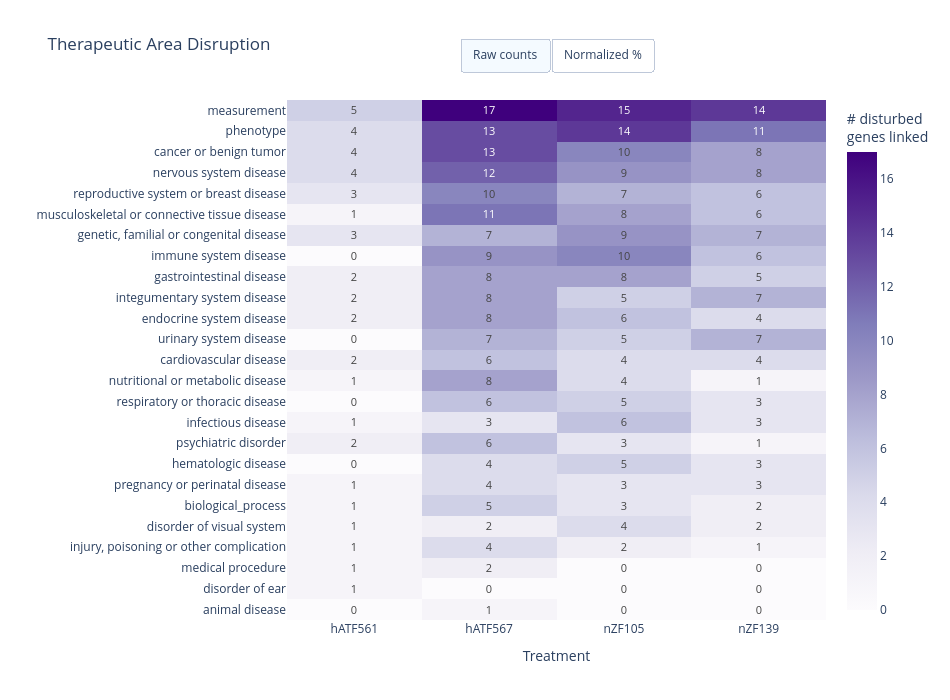

The cell this chart's notebook holds for it:
### Code cell
# === Cell 4: Therapeutic area heatmap ===
area_rows = []
for tx in pareto_treatments:
    top_genes = off_target_results[tx]
    enriched = top_genes.merge(disease_associations, on='gene_id', how='left').dropna(subset=['disease_name'])
    exploded = enriched.explode('therapeutic_areas').dropna(subset=['therapeutic_areas'])
    
    area_counts = (exploded
                   .groupby('therapeutic_areas')
                   .agg(n_genes=('gene_id', 'nunique'))
                   .reset_index())
    area_counts['treatment'] = tx
    area_rows.append(area_counts)

area_long = pd.concat(area_rows, ignore_index=True)

# Normalize by total disturbed genes per treatment
treatment_totals = {tx: len(off_target_results[tx]) for tx in pareto_treatments}
area_long['pct_of_disturbed'] = area_long.apply(
    lambda r: r['n_genes'] / treatment_totals[r['treatment']] * 100, axis=1
)

# Pivot both views
count_data = area_long.pivot_table(
    index='therapeutic_areas', columns='treatment', values='n_genes', fill_value=0
)
pct_data = area_long.pivot_table(
    index='therapeutic_areas', columns='treatment', values='pct_of_disturbed', fill_value=0
)

# Sort by total impact
order = count_data.sum(axis=1).sort_values(ascending=True).index
count_data = count_data.loc[order]
pct_data = pct_data.loc[order]

# Build figure with toggleable views
fig = go.Figure()
fig.add_trace(go.Heatmap(
    z=count_data.values, x=count_data.columns, y=count_data.index,
    colorscale='Purples',
    text=count_data.values, texttemplate='%{text}', textfont=dict(size=11),
    colorbar=dict(title='# disturbed<br>genes linked'),
    visible=True,
    hovertemplate='Treatment: %{x}<br>Area: %{y}<br>Genes: %{z}<extra></extra>',
))
fig.add_trace(go.Heatmap(
    z=pct_data.values, x=pct_data.columns, y=pct_data.index,
    colorscale='Purples',
    text=pct_data.values, texttemplate='%{text:.1f}%', textfont=dict(size=11),
    colorbar=dict(title='% of disturbed<br>genes linked'),
    visible=False,
    hovertemplate='Treatment: %{x}<br>Area: %{y}<br>Share: %{z:.1f}%<extra></extra>',
))
fig.update_layout(
    updatemenus=[dict(
        type='buttons', direction='right',
        x=0.5, xanchor='center', y=1.12, yanchor='top',
        showactive=True,
        buttons=[
            dict(label='Raw counts', method='update',
                 args=[{'visible': [True, False]},
                       {'title': 'Therapeutic Area Disruption'}]),
            dict(label='Normalized %', method='update',
                 args=[{'visible': [False, True]},
                       {'title': 'Therapeutic Area Disruption'}]),
        ],
    )],
    title='Therapeutic Area Disruption',
    xaxis_title='Treatment', yaxis_title='',
    height=700, width=950,
    template='plotly_white',
)
fig.show()

### Figure 1 — Plotly figure (JSON) as saved in the notebook; plotly's stock layout.template omitted (floating-point values rounded to 4 significant figures)
{"data": [{"colorbar": {"title": {"text": "# disturbed<br>genes linked"}}, "colorscale": [[0, "rgb(252,251,253)"], [0.125, "rgb(239,237,245)"], [0.25, "rgb(218,218,235)"], [0.375, "rgb(188,189,220)"], [0.5, "rgb(158,154,200)"], [0.625, "rgb(128,125,186)"], [0.75, "rgb(106,81,163)"], [0.875, "rgb(84,39,143)"], [1, "rgb(63,0,125)"]], "hovertemplate": "Treatment: %{x}<br>Area: %{y}<br>Genes: %{z}<extra></extra>", "text": [[0.0, 1.0, 0.0, 0.0], [1.0, 0.0, 0.0, 0.0], [1.0, 2.0, 0.0, 0.0], [1.0, 4.0, 2.0, 1.0], [1.0, 2.0, 4.0, 2.0], [1.0, 5.0, 3.0, 2.0], [1.0, 4.0, 3.0, 3.0], [0.0, 4.0, 5.0, 3.0], [2.0, 6.0, 3.0, 1.0], [1.0, 3.0, 6.0, 3.0], [0.0, 6.0, 5.0, 3.0], [1.0, 8.0, 4.0, 1.0], [2.0, 6.0, 4.0, 4.0], [0.0, 7.0, 5.0, 7.0], [2.0, 8.0, 6.0, 4.0], [2.0, 8.0, 5.0, 7.0], [2.0, 8.0, 8.0, 5.0], [0.0, 9.0, 10.0, 6.0], [3.0, 7.0, 9.0, 7.0], [1.0, 11.0, 8.0, 6.0], [3.0, 10.0, 7.0, 6.0], [4.0, 12.0, 9.0, 8.0], [4.0, 13.0, 10.0, 8.0], [4.0, 13.0, 14.0, 11.0], [5.0, 17.0, 15.0, 14.0]], "textfont": {"size": 11}, "texttemplate": "%{text}", "type": "heatmap", "visible": true, "x": ["hATF561", "hATF567", "nZF105", "nZF139"], "y": ["animal disease", "disorder of ear", "medical procedure", "injury, poisoning or other complication", "disorder of visual system", "biological_process", "pregnancy or perinatal disease", "hematologic disease", "psychiatric disorder", "infectious disease", "respiratory or thoracic disease", "nutritional or metabolic disease", "cardiovascular disease", "urinary system disease", "endocrine system disease", "integumentary system disease", "gastrointestinal disease", "immune system disease", "genetic, familial or congenital disease", "musculoskeletal or connective tissue disease", "reproductive system or breast disease", "nervous system disease", "cancer or benign tumor", "phenotype", "measurement"], "z": [[0.0, 1.0, 0.0, 0.0], [1.0, 0.0, 0.0, 0.0], [1.0, 2.0, 0.0, 0.0], [1.0, 4.0, 2.0, 1.0], [1.0, 2.0, 4.0, 2.0], [1.0, 5.0, 3.0, 2.0], [1.0, 4.0, 3.0, 3.0], [0.0, 4.0, 5.0, 3.0], [2.0, 6.0, 3.0, 1.0], [1.0, 3.0, 6.0, 3.0], [0.0, 6.0, 5.0, 3.0], [1.0, 8.0, 4.0, 1.0], [2.0, 6.0, 4.0, 4.0], [0.0, 7.0, 5.0, 7.0], [2.0, 8.0, 6.0, 4.0], [2.0, 8.0, 5.0, 7.0], [2.0, 8.0, 8.0, 5.0], [0.0, 9.0, 10.0, 6.0], [3.0, 7.0, 9.0, 7.0], [1.0, 11.0, 8.0, 6.0], [3.0, 10.0, 7.0, 6.0], [4.0, 12.0, 9.0, 8.0], [4.0, 13.0, 10.0, 8.0], [4.0, 13.0, 14.0, 11.0], [5.0, 17.0, 15.0, 14.0]]}, {"colorbar": {"title": {"text": "% of disturbed<br>genes linked"}}, "colorscale": [[0, "rgb(252,251,253)"], [0.125, "rgb(239,237,245)"], [0.25, "rgb(218,218,235)"], [0.375, "rgb(188,189,220)"], [0.5, "rgb(158,154,200)"], [0.625, "rgb(128,125,186)"], [0.75, "rgb(106,81,163)"], [0.875, "rgb(84,39,143)"], [1, "rgb(63,0,125)"]], "hovertemplate": "Treatment: %{x}<br>Area: %{y}<br>Share: %{z:.1f}%<extra></extra>", "text": [[0.0, 1.613, 0.0, 0.0], [4.0, 0.0, 0.0, 0.0], [4.0, 3.226, 0.0, 0.0], [4.0, 6.452, 3.279, 1.562], [4.0, 3.226, 6.557, 3.125], [4.0, 8.065, 4.918, 3.125], [4.0, 6.452, 4.918, 4.688], [0.0, 6.452, 8.197, 4.688], [8.0, 9.677, 4.918, 1.562], [4.0, 4.839, 9.836, 4.688], [0.0, 9.677, 8.197, 4.688], [4.0, 12.9, 6.557, 1.562], [8.0, 9.677, 6.557, 6.25], [0.0, 11.29, 8.197, 10.94], [8.0, 12.9, 9.836, 6.25], [8.0, 12.9, 8.197, 10.94], [8.0, 12.9, 13.11, 7.812], [0.0, 14.52, 16.39, 9.375], [12.0, 11.29, 14.75, 10.94], [4.0, 17.74, 13.11, 9.375], [12.0, 16.13, 11.48, 9.375], [16.0, 19.35, 14.75, 12.5], [16.0, 20.97, 16.39, 12.5], [16.0, 20.97, 22.95, 17.19], [20.0, 27.42, 24.59, 21.88]], "textfont": {"size": 11}, "texttemplate": "%{text:.1f}%", "type": "heatmap", "visible": false, "x": ["hATF561", "hATF567", "nZF105", "nZF139"], "y": ["animal disease", "disorder of ear", "medical procedure", "injury, poisoning or other complication", "disorder of visual system", "biological_process", "pregnancy or perinatal disease", "hematologic disease", "psychiatric disorder", "infectious disease", "respiratory or thoracic disease", "nutritional or metabolic disease", "cardiovascular disease", "urinary system disease", "endocrine system disease", "integumentary system disease", "gastrointestinal disease", "immune system disease", "genetic, familial or congenital disease", "musculoskeletal or connective tissue disease", "reproductive system or breast disease", "nervous system disease", "cancer or benign tumor", "phenotype", "measurement"], "z": [[0.0, 1.613, 0.0, 0.0], [4.0, 0.0, 0.0, 0.0], [4.0, 3.226, 0.0, 0.0], [4.0, 6.452, 3.279, 1.562], [4.0, 3.226, 6.557, 3.125], [4.0, 8.065, 4.918, 3.125], [4.0, 6.452, 4.918, 4.688], [0.0, 6.452, 8.197, 4.688], [8.0, 9.677, 4.918, 1.562], [4.0, 4.839, 9.836, 4.688], [0.0, 9.677, 8.197, 4.688], [4.0, 12.9, 6.557, 1.562], [8.0, 9.677, 6.557, 6.25], [0.0, 11.29, 8.197, 10.94], [8.0, 12.9, 9.836, 6.25], [8.0, 12.9, 8.197, 10.94], [8.0, 12.9, 13.11, 7.812], [0.0, 14.52, 16.39, 9.375], [12.0, 11.29, 14.75, 10.94], [4.0, 17.74, 13.11, 9.375], [12.0, 16.13, 11.48, 9.375], [16.0, 19.35, 14.75, 12.5], [16.0, 20.97, 16.39, 12.5], [16.0, 20.97, 22.95, 17.19], [20.0, 27.42, 24.59, 21.88]]}], "layout": {"height": 700, "title": {"text": "Therapeutic Area Disruption"}, "updatemenus": [{"buttons": [{"args": [{"visible": [true, false]}, {"title": "Therapeutic Area Disruption"}], "label": "Raw counts", "method": "update"}, {"args": [{"visible": [false, true]}, {"title": "Therapeutic Area Disruption"}], "label": "Normalized %", "method": "update"}], "direction": "right", "showactive": true, "type": "buttons", "x": 0.5, "xanchor": "center", "y": 1.12, "yanchor": "top"}], "width": 950, "xaxis": {"title": {"text": "Treatment"}}, "yaxis": {"title": {"text": ""}}}}
